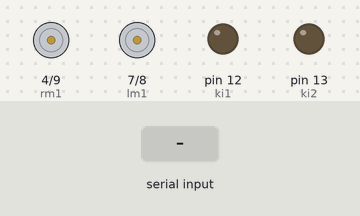
Bench run of a sketch on a simulated Arduino Uno, built with avr-gcc and run on an emulated ATmega328P. Parts: motor-driver pin pairs drawn as motors (green arrow = first pin HIGH = forward, orange = second pin HIGH = backward, longer = more drive, scaled by the enable pin), output pins drawn as LEDs (lit = HIGH). The test bench sets the inputs (shaded band).

Above: at 1.2 s.
1.3 s: "F" received over Serial
At 1.9 s:
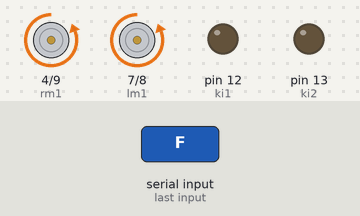
2.8 s: byte 83 ('S') received over Serial
At 4.0 s:
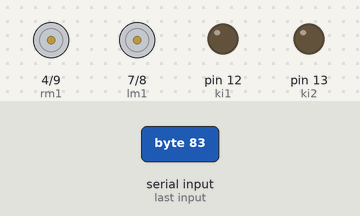
4.3 s: "G" received over Serial
At 5.4 s:
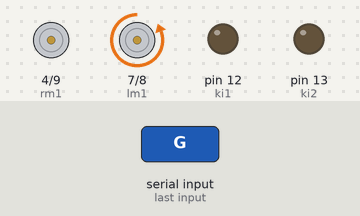
5.8 s: "I" received over Serial
At 6.5 s:
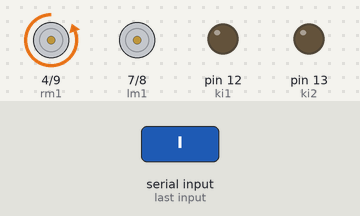
7.3 s: "B" received over Serial
At 7.7 s:
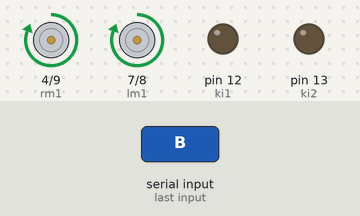
8.8 s: "H" received over Serial
At 10.0 s:
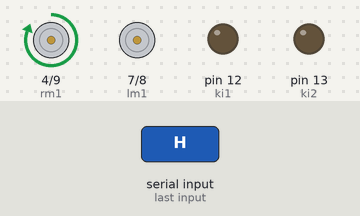
Timing chart, 0 to 11.3 s (numbered marks = the images above; inputs shaded):
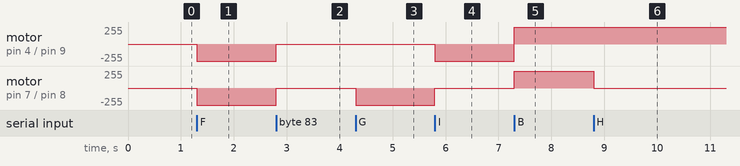

Measured:
- after the input at 1.3 s, motor on pin 4 (rm1) / pin 9 (rm2), motor on pin 7 (lm1) / pin 8 (lm2): stopped → backward 255/255 at once
- after the input at 2.8 s, motor on pin 4 (rm1) / pin 9 (rm2), motor on pin 7 (lm1) / pin 8 (lm2): backward 255/255 → stopped at once
- after the input at 4.3 s, motor on pin 7 (lm1) / pin 8 (lm2): stopped → backward 255/255 at once
- after the input at 5.8 s, motor on pin 4 (rm1) / pin 9 (rm2): stopped → backward 255/255 at once; motor on pin 7 (lm1) / pin 8 (lm2): backward 255/255 → stopped at once
- after the input at 7.3 s, motor on pin 4 (rm1) / pin 9 (rm2): backward 255/255 → forward 255/255 at once; motor on pin 7 (lm1) / pin 8 (lm2): stopped → forward 255/255 at once
- after the input at 8.8 s, motor on pin 7 (lm1) / pin 8 (lm2): forward 255/255 → stopped at once

The sketch:

robo_soccer.ino
```cpp
#define lm1 7
#define lm2 8
#define rm1 4
#define rm2 9
#define ki1 12
#define ki2 13
#define PWM1 5
#define PWM2 6
int mov=1;
char value=NULL;
void setup(){
  pinMode(lm1,OUTPUT);   //left motors 1
  pinMode(lm2,OUTPUT);   //left motors 2
  pinMode(rm1,OUTPUT);   //right motors 1
  pinMode(rm2,OUTPUT);   //right motors 2
  pinMode(ki1,OUTPUT);   //kick 1
  pinMode(ki2,OUTPUT);   //kick 2
  pinMode(PWM1,OUTPUT);   //PWM LEFT motor speed
  pinMode(PWM2,OUTPUT);   //PWM RIGHT motor speed

  digitalWrite(lm1, LOW);
  digitalWrite(lm2, LOW);
  digitalWrite(rm1, LOW);
  digitalWrite(rm2, LOW);
  Serial.begin(9600);
}

void loop()
 {
if(Serial.available()>0)
  {
    value = Serial.read();
//////////////////////////////////////////////front is front
 //--------------------FORWARD------------------------------
     if(value=='F')
     {
          mv(0,1,0,1,255,255);
      }
//--------------------FORWARD LEFT------------------------------
    else if(value=='G')
    {
         mv(0,1,0,1,0,255);
    }
//--------------------FORWARD RIGHT------------------------------
    else if(value=='I')
    {
         mv(0,1,0,1,255,0);
     }
//--------------------BACKWARD------------------------------
     else if(value=='B')
     {
         mv(1,0,1,0,255,255);
      }

//--------------------BACKWARD LEFT------------------------------

      else if(value=='H')
      {
         mv(1,0,1,0,255,0);
       }
//--------------------BACKWARD RIGHT------------------------------
      else if(value=='J')
      {
         mv(1,0,1,0,0,255);
      }
 //----------------------RIGHT-----------------------------------
     else if(value=='R')
     {
          mv(1,0,0,1,255,255);
       }
 //--------------------LEFT------------------------------
     else if(value=='L')
      {
          mv(0,1,1,0,255,255);
       }
      else if(value=='W')
      {
         digitalWrite(ki1,1);
         digitalWrite(ki2,0);
       }
       else if(value=='w')
      {
         digitalWrite(ki1,0);
         digitalWrite(ki2,0);
       }
     else if(value=='S' || value==NULL){
          mv(0,1,0,0,0,0);
      }
 }

 }
///////functions///////////////////////////
 void mv(int c1,int c2,int c3,int c4,int s1,int s2){  ///c1:control 1 and etc...s1:speed 1 and etc..
         digitalWrite(lm1,c1);
         digitalWrite(lm2,c2);
         digitalWrite(rm1,c3);
         digitalWrite(rm2,c4);
         analogWrite(PWM1,s1);
         analogWrite(PWM2,s2);
  }
```
